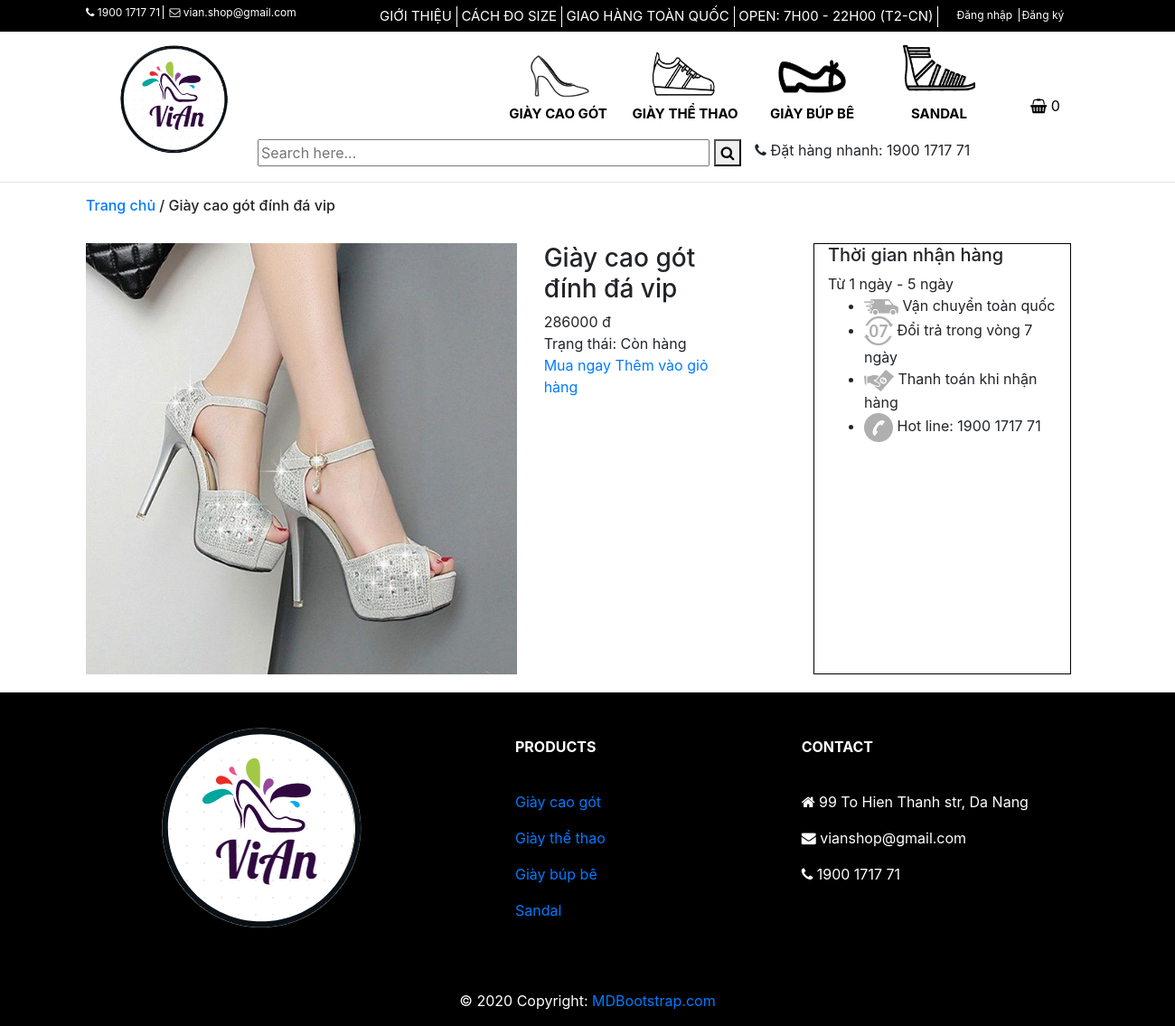
The app's page /detail.php?quanly=detail&id=25 with its own data.
### tables this page shows
create table products(
id INT NOT NULL AUTO_INCREMENT NOT NULL PRIMARY KEY,
name VARCHAR(255) NOT NULL,
category_id INT NOT NULL,
image VARCHAR(255) DEFAULT NULL,
decription TEXT DEFAULT NULL,
price FLOAT NOT NULL,
created DATE NULL DEFAULT CURRENT_TIMESTAMP,
quantity INT NOT NULL
);

### detail.php (the view, shortened to what this page needs)
<?php
  include "includes/dbconnection.php";
  $sql = "SELECT products.*,categories.categoryName FROM products JOIN categories ON categories.id=products.category_id  WHERE products.id = '$_GET[id]' ";
    $result = mysqli_query($con,$sql);
?>
<!doctype html>
<html lang="en">
<head>
    <link rel="stylesheet" href="css/style-index.css">
    <link rel="stylesheet" href="https://maxcdn.bootstrapcdn.com/font-awesome/4.7.0/css/font-awesome.min.css">
    <link rel="stylesheet" href="https://stackpath.bootstrapcdn.com/bootstrap/4.3.1/css/bootstrap.min.css"
>
</head>
<body>
    <?php
    include "includes/top-header.php";
    include 'includes/header.php';
    $row = mysqli_fetch_array($result);
   ?>
    <hr>
    <div class="container">
        <div class="name-page">
            <h6><a href="index.php">Trang chủ</a><span> / <?php echo htmlentities($row['name']);?></span></h6>
        </div>
        <br>
        <div class="row">
            <div class="col-md-8 left">
                <div class="row">
                    <div class="col-md-8">
                        <img src="image-product/<?php echo htmlentities($row['category_id']);?>/<?php echo htmlentities($row['image']);?>"
                            style="width:100%;height:auto" alt="">
                    </div>
                    <div class="col-md-4">
                        <div>
                            <h3><?php echo htmlentities($row['name']);?> </h3>
                        </div>
                        <div><?php echo htmlentities($row['price']);?> đ </div>
                        <div class="status"> Trạng thái:
                            <?php
                              if ($row['quantity'] == 0 ){
                                echo "Hết hàng";
                              }else {
                                echo "Còn hàng";
                              }
                             ?>
                        </div>
                        <a href="">Mua ngay</a>
                        <a href="detail.php?page=product&action=add & id=<?php echo $row['id']; ?>">Thêm vào giỏ hàng</a>
                    </div>
                </div>
            </div>
            <div class="col-md-3" style="border:1px solid black">
                <h5>Thời gian nhận hàng</h5>
                <div>Từ 1 ngày - 5 ngày</div>
                <ul>
                    <li><img src="image-page/transport.png" alt=""> Vận chuyển toàn quốc</li>
                    <li><img src="image-page/exchange.png" alt=""> Đổi trả trong vòng 7 ngày</li>
                    <li><img src="image-page/pay-money.png" alt=""> Thanh toán khi nhận hàng</li>
                    <li><img src="image-page/phone.png" alt=""> Hot line: 1900 1717 71</li>
                </ul>
            </div>
        </div>
    </div>
    <?php include 'includes/FOOTER.php';?>
</body>
</html>

### css/style-index.css (style rules this page uses)
a { color: white; }
.name-page { display: flex; }
.left { margin-right: 60px; }

### records on screen
products: name "Giày cao gót đính đá vip", image (picture), price "286000"

### other values on screen
$totalquantity "0"
